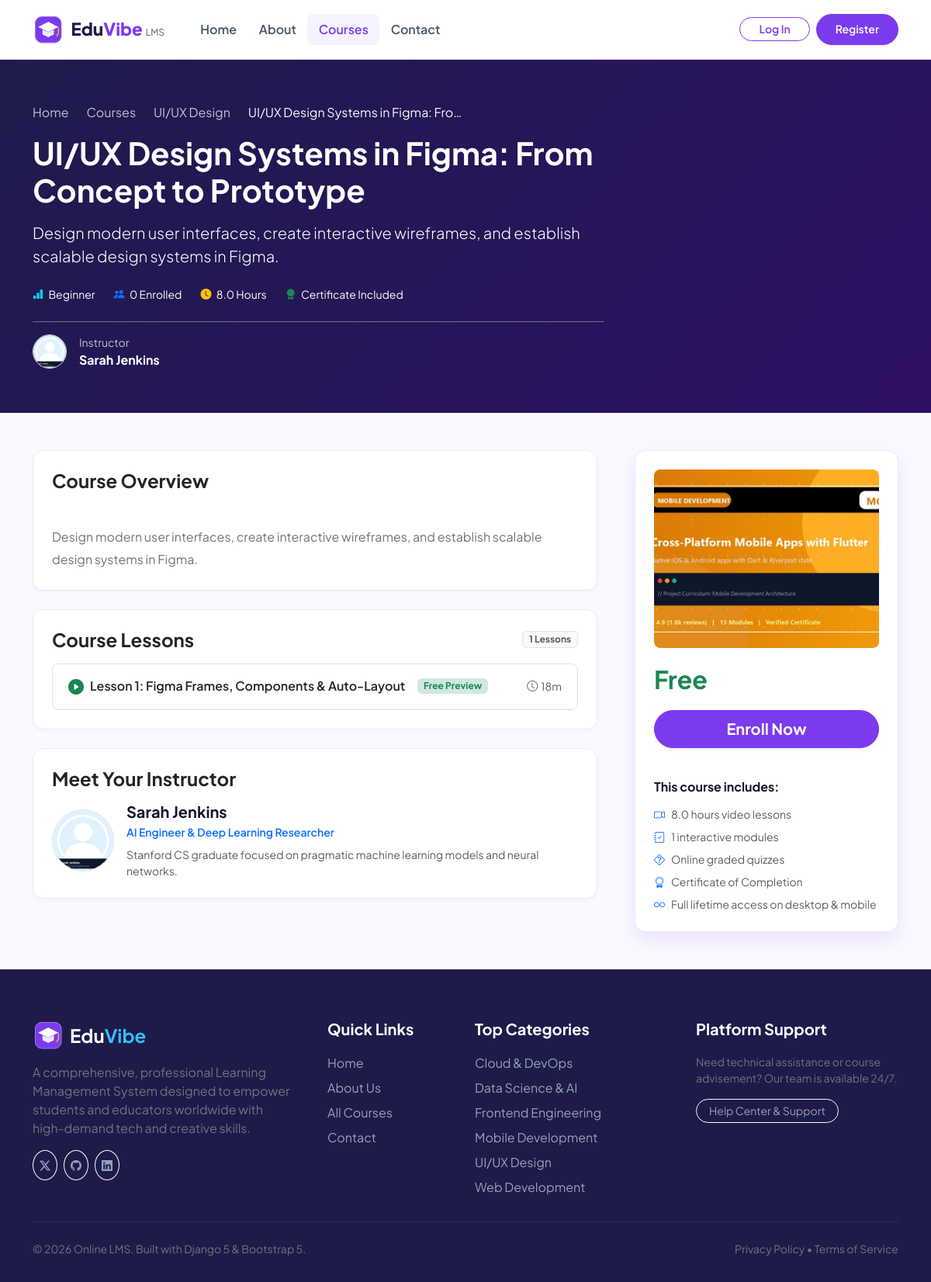
The page /course/ui-ux-design-systems-figma/ on the database as committed earlier.
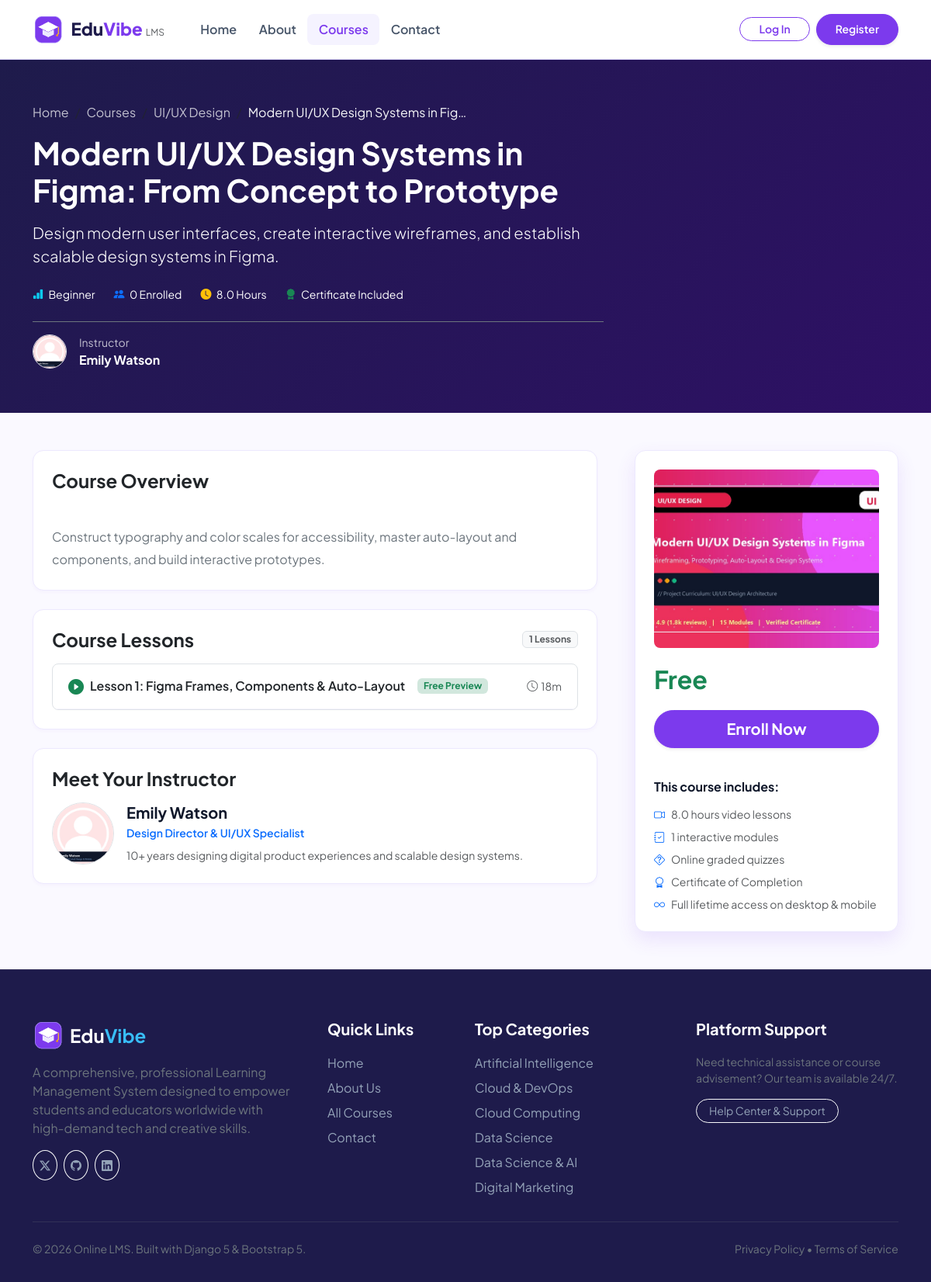
The same page on the database as committed later.
### online_app/models.py (models this page shows, shortened)
class Course(models.Model):
    LEVEL_CHOICES = [
        ('all', 'All Levels'),
        ('beginner', 'Beginner'),
        ('intermediate', 'Intermediate'),
        ('advanced', 'Advanced'),
    ]
    title = models.CharField(max_length=200)
    slug = models.SlugField(unique=True, blank=True)
    category = models.ForeignKey(Category, on_delete=models.SET_NULL, null=True, related_name='courses')
    instructor = models.ForeignKey(User, on_delete=models.CASCADE, related_name='courses_created')
    short_description = models.CharField(max_length=300)
    description = models.TextField()
    price = models.DecimalField(max_digits=8, decimal_places=2, default=0.00)
    level = models.CharField(max_length=20, choices=LEVEL_CHOICES, default='all')
    thumbnail = models.ImageField(upload_to='courses/', blank=True, null=True)
    thumbnail_static = models.CharField(max_length=255, blank=True, default='online_app/images/courses/course1.png')
    duration_hours = models.DecimalField(max_digits=5, decimal_places=1, default=10.0)
    is_published = models.BooleanField(default=True)
    created_at = models.DateTimeField(auto_now_add=True)
    updated_at = models.DateTimeField(auto_now=True)
    class Meta:
        ordering = ['-created_at']
    def get_thumbnail_url(self):
        if self.thumbnail:
            return self.thumbnail.url
        if self.thumbnail_static:
            return static(self.thumbnail_static)
    def is_free(self):
        return self.price == 0
    def get_total_students(self):
        return self.enrollments.count()

class UserProfile(models.Model):
    ROLE_CHOICES = [
        ('student', 'Student'),
        ('instructor', 'Instructor'),
        ('admin', 'Admin'),
    ]
    user = models.OneToOneField(User, on_delete=models.CASCADE, related_name='profile')
    role = models.CharField(max_length=20, choices=ROLE_CHOICES, default='student')
    phone = models.CharField(max_length=25, blank=True)
    headline = models.CharField(max_length=150, blank=True, help_text="e.g. Senior Software Engineer | Student")
    bio = models.TextField(blank=True)
    avatar = models.ImageField(upload_to='avatars/', blank=True, null=True)
    avatar_static = models.CharField(max_length=255, blank=True, default='online_app/images/instructors/instructor1.jpg')
    created_at = models.DateTimeField(auto_now_add=True)
    def get_avatar_url(self):
        if self.avatar:
            return self.avatar.url
        if self.avatar_static:
            return static(self.avatar_static)
        return static('online_app/images/instructors/instructor1.jpg')

class Lesson(models.Model):
    course = models.ForeignKey(Course, on_delete=models.CASCADE, related_name='lessons')
    title = models.CharField(max_length=200)
    order = models.PositiveIntegerField(default=1)
    content = models.TextField(blank=True, help_text="Lesson reading notes and material")
    video_url = models.CharField(max_length=300, blank=True, help_text="YouTube or video embed URL")
    pdf_file = models.FileField(upload_to='study_materials/', blank=True, null=True)
    duration_minutes = models.PositiveIntegerField(default=15)
    is_preview = models.BooleanField(default=False)
    class Meta:
        ordering = ['order', 'id']

class Category(models.Model):
    name = models.CharField(max_length=100)
    slug = models.SlugField(unique=True, blank=True)
    icon = models.CharField(max_length=60, default='bi-code-slash', help_text="Bootstrap icon class name")
    description = models.TextField(blank=True)
    image = models.ImageField(upload_to='categories/', blank=True, null=True)
    image_static = models.CharField(max_length=255, blank=True, default='')
    class Meta:
        verbose_name_plural = 'Categories'
        ordering = ['name']

### online_app/views.py (the view)
# urls.py: path('course/<slug:slug>/', views.course_detail, name='course_detail'),
def course_detail(request, slug):
    course = get_object_or_404(
        Course.objects.select_related('category', 'instructor', 'instructor__profile').prefetch_related('lessons', 'quizzes', 'assignments'),
        slug=slug,
        is_published=True
    )
    is_enrolled = False
    enrollment = None
    if request.user.is_authenticated:
        enrollment = Enrollment.objects.filter(user=request.user, course=course).first()
        is_enrolled = enrollment is not None
    lessons = course.lessons.all().order_by('order')
    first_lesson = lessons.first()
    quizzes = course.quizzes.all()
    assignments = course.assignments.all()
    related_courses = Course.objects.filter(category=course.category, is_published=True).exclude(id=course.id)[:3]
    context = {
        'course': course,
        'lessons': lessons,
        'first_lesson': first_lesson,
        'quizzes': quizzes,
        'assignments': assignments,
        'is_enrolled': is_enrolled,
        'enrollment': enrollment,
        'related_courses': related_courses,
    }
    return render(request, 'online_app/course_detail.html', context)

### online_app/views.py (called while the page is built)
def global_categories_processor(request):
    return {
        'nav_categories': Category.objects.all()[:6]
    }

### online_app/templates/online_app/course_detail.html (shortened to what the changed rows need)
{% extends 'online_app/base.html' %}
{% load static %}
{% block extra_css %}
<link rel="stylesheet" href="{% static 'online_app/css/courses.css' %}">
{% endblock %}
{% block content %}
<div class="course-header-banner">
  <div class="container">
    <div class="row align-items-center">
      <div class="col-lg-8">
        <nav aria-label="breadcrumb">
          <ol class="breadcrumb text-light small mb-3">
            <li class="breadcrumb-item"><a href="{% url 'home' %}" class="text-light opacity-75 text-decoration-none">Home</a></li>
            <li class="breadcrumb-item"><a href="{% url 'courses' %}" class="text-light opacity-75 text-decoration-none">Courses</a></li>
            {% if course.category %}
              <li class="breadcrumb-item"><a href="{% url 'courses' %}?category={{ course.category.slug }}" class="text-light opacity-75 text-decoration-none">{{ course.category.name }}</a></li>
            {% endif %}
            <li class="breadcrumb-item active text-light" aria-current="page">{{ course.title|truncatechars:35 }}</li>
          </ol>
        </nav>
        <h1 class="display-6 fw-bold mb-3">{{ course.title }}</h1>
        <p class="lead opacity-90 mb-4">{{ course.short_description }}</p>
        <div class="d-flex flex-wrap align-items-center gap-4 small opacity-90">
          <div><i class="bi bi-bar-chart-fill me-1 text-info"></i> {{ course.get_level_display }}</div>
          <div><i class="bi bi-people-fill me-1 text-primary"></i> {{ course.get_total_students }} Enrolled</div>
          <div><i class="bi bi-clock-fill me-1 text-warning"></i> {{ course.duration_hours }} Hours</div>
          <div><i class="bi bi-award-fill me-1 text-success"></i> Certificate Included</div>
        </div>
        <div class="d-flex align-items-center gap-3 mt-4 pt-3 border-top border-secondary">
          <img src="{{ course.instructor.profile.get_avatar_url }}" alt="{{ course.instructor.username }}" class="rounded-circle border" width="44" height="44" style="object-fit: cover;">
          <div>
            <small class="text-light opacity-75 d-block">Instructor</small>
            <span class="fw-bold">{{ course.instructor.get_full_name|default:course.instructor.username }}</span>
          </div>
        </div>
      </div>
    </div>
  </div>
</div>
<div class="container py-5">
  <div class="row g-5">
    <div class="col-lg-8">
      <div class="card-custom p-4 mb-4 bg-white">
        <h4 class="fw-bold mb-3 text-dark">Course Overview</h4>
        <div class="text-secondary leading-relaxed" style="white-space: pre-line; line-height: 1.8;">
          {{ course.description }}
        </div>
      </div>
      <div class="card-custom p-4 mb-4 bg-white">
        <div class="list-group list-group-flush border rounded-3 overflow-hidden">
          {% for lesson in lessons %}
            <div class="curriculum-lesson-item">
              <div class="d-flex align-items-center gap-3">
                {% if is_enrolled %}
                  <a href="{% url 'lessons' course_slug=course.slug lesson_id=lesson.id %}" class="text-decoration-none text-dark fw-semibold d-flex align-items-center gap-2">
                    <i class="bi bi-play-circle-fill text-primary fs-5"></i>
                    <span>Lesson {{ lesson.order }}: {{ lesson.title }}</span>
                  </a>
                {% elif lesson.is_preview %}
                  <a href="{% url 'lessons' course_slug=course.slug lesson_id=lesson.id %}" class="text-decoration-none text-dark fw-semibold d-flex align-items-center gap-2">
                    <i class="bi bi-play-circle-fill text-success fs-5"></i>
                    <span>Lesson {{ lesson.order }}: {{ lesson.title }}</span>
                  </a>
                  <span class="badge bg-success-subtle text-success small">Free Preview</span>
                {% else %}
                  <div class="d-flex align-items-center gap-2 text-muted">
                    <i class="bi bi-lock-fill text-muted fs-5"></i>
                    <span>Lesson {{ lesson.order }}: {{ lesson.title }}</span>
                  </div>
                {% endif %}
              </div>
              <div class="d-flex align-items-center gap-2">
                <span class="text-muted small"><i class="bi bi-clock me-1"></i>{{ lesson.duration_minutes }}m</span>
              </div>
            </div>
          {% empty %}
            <div class="p-4 text-center text-muted">Lessons will be uploaded shortly by the instructor.</div>
          {% endfor %}
        </div>
      </div>
      <div class="card-custom p-4 bg-white">
        <div class="d-flex flex-column flex-sm-row gap-3 align-items-sm-center">
          <img src="{{ course.instructor.profile.get_avatar_url }}" alt="{{ course.instructor.username }}" class="rounded-circle border" width="80" height="80" style="object-fit: cover;">
          <div>
            <h5 class="fw-bold mb-1">{{ course.instructor.get_full_name|default:course.instructor.username }}</h5>
            <p class="text-primary small fw-semibold mb-2">{{ course.instructor.profile.headline|default:"Senior Instructor & Tech Specialist" }}</p>
            <p class="text-muted small mb-0">{{ course.instructor.profile.bio|default:"Dedicated educator committed to delivering hands-on, career-focused learning experiences." }}</p>
          </div>
        </div>
      </div>
    </div>
    <div class="col-lg-4">
      <div class="sticky-enroll-box p-4">
        <img src="{{ course.get_thumbnail_url }}" alt="{{ course.title }}" class="img-fluid rounded-3 mb-3 w-100 course-detail-thumb">
        <div class="d-flex align-items-baseline gap-2 mb-3">
          {% if course.is_free %}
            <span class="fs-2 fw-bold text-success">Free</span>
          {% else %}
            <span class="fs-2 fw-bold" style="color: var(--navy-dark);">${{ course.price }}</span>
          {% endif %}
        </div>
        {% if is_enrolled %}
          <div class="mb-3">
            <div class="d-flex justify-content-between small text-muted mb-1">
              <span>Your Progress</span>
              <span class="fw-bold text-dark">{{ enrollment.get_progress_percentage }}%</span>
            </div>
            <div class="progress mb-3" style="height: 8px;">
              <div class="progress-bar bg-success rounded-pill" role="progressbar" style="width: {{ enrollment.get_progress_percentage }}%;"></div>
            </div>
            {% if first_lesson %}
              <a href="{% url 'lessons' course_slug=course.slug lesson_id=first_lesson.id %}" class="btn btn-success btn-lg w-100 rounded-pill fw-bold shadow-sm">
                <i class="bi bi-play-circle me-1"></i> Continue Learning
              </a>
            {% endif %}
          </div>
        {% else %}
          <a href="{% url 'enroll_course' slug=course.slug %}" class="btn btn-primary btn-lg w-100 rounded-pill fw-bold shadow-sm mb-3">
            Enroll Now
          </a>
        {% endif %}
        <h6 class="fw-bold mt-4 mb-3">This course includes:</h6>
        <ul class="list-unstyled text-muted small d-flex flex-column gap-2 mb-0">
          <li><i class="bi bi-camera-video text-primary me-2"></i>{{ course.duration_hours }} hours video lessons</li>
          <li><i class="bi bi-journal-check text-primary me-2"></i>{{ lessons.count }} interactive modules</li>
          <li><i class="bi bi-question-diamond text-primary me-2"></i>Online graded quizzes</li>
          <li><i class="bi bi-award text-primary me-2"></i>Certificate of Completion</li>
          <li><i class="bi bi-infinity text-primary me-2"></i>Full lifetime access on desktop &amp; mobile</li>
        </ul>
      </div>
    </div>
  </div>
</div>
{% endblock %}

### online_app/templates/online_app/base.html (shortened to what the changed rows need)
{% load static %}
<!DOCTYPE html>
<html lang="en">
<head>
  <link href="https://cdn.jsdelivr.net/npm/bootstrap@5.3.3/dist/css/bootstrap.min.css" rel="stylesheet">
  <link rel="stylesheet" href="https://cdn.jsdelivr.net/npm/bootstrap-icons@1.11.3/font/bootstrap-icons.min.css">
  <link rel="stylesheet" href="{% static 'online_app/css/style.css' %}">
  {% block extra_css %}{% endblock %}
</head>
<body>
  <main>
    {% block content %}{% endblock %}
  </main>
  <footer class="footer-lms">
    <div class="container">
      <div class="row g-4">
        <div class="col-lg-3 col-md-6 col-6">
          <ul class="list-unstyled mb-0">
            {% for cat in nav_categories %}
              <li class="mb-2"><a href="{% url 'courses' %}?category={{ cat.slug }}">{{ cat.name }}</a></li>
            {% empty %}
              <li class="mb-2"><a href="{% url 'courses' %}">Web Development</a></li>
              <li class="mb-2"><a href="{% url 'courses' %}">Data Science & AI</a></li>
            {% endfor %}
          </ul>
        </div>
      </div>
    </div>
  </footer>
</body>
</html>

Rows that differ between the two databases and show on the page:
no longer on this page (row unchanged): Category: name "Frontend Engineering"
no longer on this page (row edited): Category: name "Mobile Development"
no longer on this page (row edited): Category: name "UI/UX Design"
no longer on this page (row edited): Category: name "Web Development"
changed Course "Beginner": title "UI/UX Design Systems in Figma: Fro…" → "Modern UI/UX Design Systems in Fig…"; title "UI/UX Design Systems in Figma: From Concept to Prototype" → "Modern UI/UX Design Systems in Figma: From Concept to Prototype"; instructor.profile.get_avatar_url: a different picture; instructor.get_full_name "Sarah Jenkins" → "Emily Watson"; description "Design modern user interfaces, create interactive wireframes, and establish scalable design systems in Figma." → "Construct typography and color scales for accessibility, master auto-layout and components, and build interactive prototypes."; instructor.profile.headline "AI Engineer & Deep Learning Researcher" → "Design Director & UI/UX Specialist"; instructor.profile.bio "Stanford CS graduate focused on pragmatic machine learning models and neural networks." → "10+ years designing digital product experiences and scalable design systems."; get_thumbnail_url: a different picture
added Category: name "Artificial Intelligence"
added Category: name "Cloud Computing"
added Category: name "Data Science"
added Category: name "Digital Marketing"
